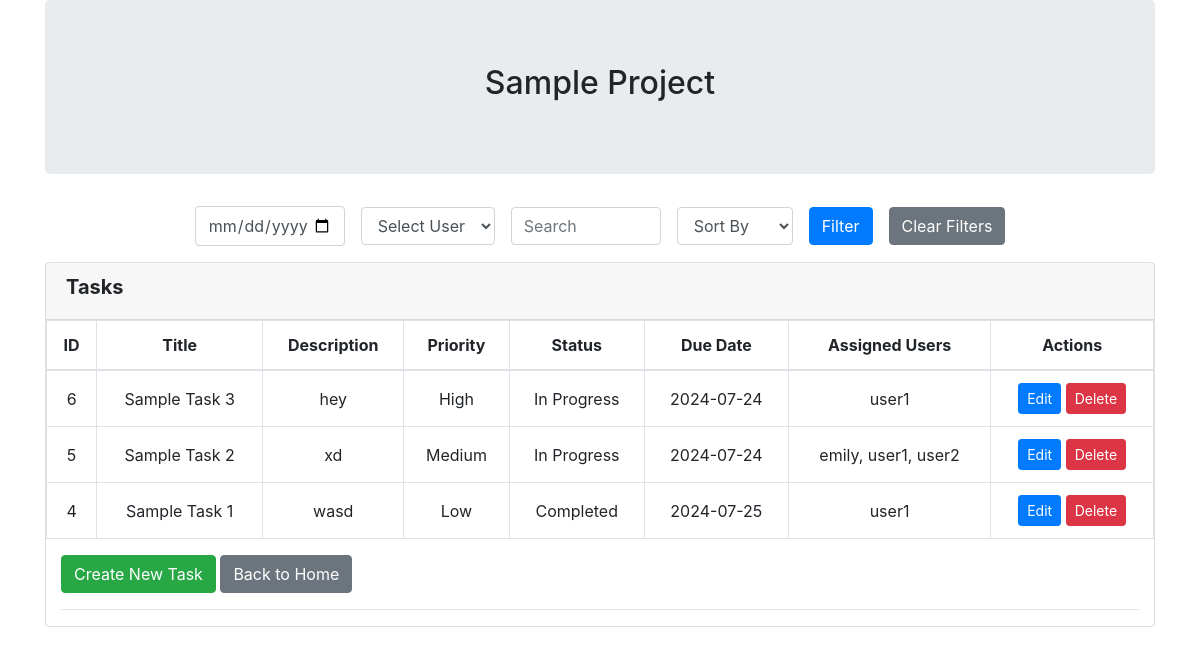
Before: /view_project.php?project_id=1 (signed in) with the older database file.
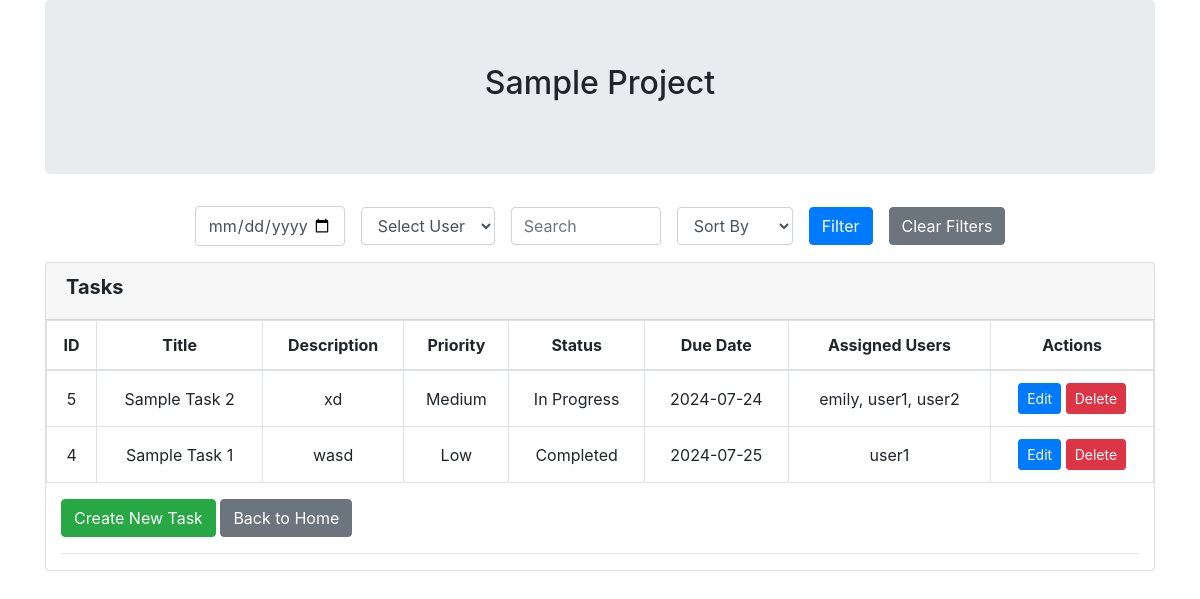
After: the same page with the newer database file.
### tables this page shows
CREATE TABLE `tasks` (
  `task_id` int(11) NOT NULL,
  `project_id` int(11) NOT NULL,
  `title` varchar(255) NOT NULL,
  `description` text NOT NULL,
  `priority` enum('Low','Medium','High') NOT NULL,
  `status` enum('Not Started','In Progress','Completed') DEFAULT 'Not Started',
  `due_date` date NOT NULL,
  `created_at` timestamp NOT NULL DEFAULT current_timestamp()
);

### view_project.php (the view, shortened to what the changed rows need)
<?php
require_once "db_connect.php";
$project = null;
$result_tasks = null;
if (isset($_GET['project_id'])) {
    $project_id = $_GET['project_id'];
    $stmt = $conn->prepare("SELECT * FROM projects WHERE project_id = ?");
    $stmt->bind_param("i", $project_id);
    $stmt->execute();
    $result_project = $stmt->get_result();
    if ($result_project->num_rows > 0) {
        $project = $result_project->fetch_assoc();
        $sort_by = $_GET['sort_by'] ?? '';
        $query = "SELECT tasks.*, GROUP_CONCAT(users.username SEPARATOR ', ') AS assigned_users
        FROM tasks
        LEFT JOIN task_users ON tasks.task_id = task_users.task_id
        LEFT JOIN users ON task_users.user_id = users.id
        WHERE tasks.project_id = $project_id";
    $query .= " GROUP BY tasks.task_id";
    if (!empty($sort_by)) {
        if ($sort_by === 'priority') {
            $query .= " ORDER BY FIELD(tasks.priority, 'High', 'Medium', 'Low')";
        } else {
            $query .= " ORDER BY " . mysqli_real_escape_string($conn, $sort_by);
        }
    } else {
        $query .= " ORDER BY FIELD(tasks.priority, 'High', 'Medium', 'Low')";
    }
    $result_tasks = $conn->query($query);
    } else {
        header('Location: home.php');
        exit();
    }
} else {
    header('Location: home.php');
    exit();
}
?>
<!DOCTYPE html>
<html>
<head>
    <link rel="stylesheet" href="https://maxcdn.bootstrapcdn.com/bootstrap/4.0.0/css/bootstrap.min.css">
</head>
<body>
    <div class="container container-main">
        <div class="jumbotron text-center">
            <h2><?php echo htmlspecialchars($project['name'] ?? ''); ?></h2>
        </div>
        <div class="card card-outline card-success">
        <div class="card-body p-0">
        <table class="table table-bordered">
            <thead>
                <tr>
                    <th>ID</th>
                    <th>Title</th>
                    <th>Description</th>
                    <th>Priority</th>
                    <th>Status</th>
                    <th>Due Date</th>
                    <th>Assigned Users</th>
                    <th>Actions</th>
                </tr>
            </thead>
            <tbody>
                <?php if ($result_tasks): ?>
                    <?php while ($row = $result_tasks->fetch_assoc()): ?>
                        <tr>
                            <td><?php echo $row['task_id']; ?></td>
                            <td><?php echo $row['title']; ?></td>
                            <td><?php echo $row['description']; ?></td>
                            <td><?php echo $row['priority']; ?></td>
                            <td><?php echo $row['status']; ?></td>
                            <td><?php echo $row['due_date']; ?></td>
                            <td><?php echo $row['assigned_users']; ?></td>
                            <td class="action-buttons">
                            <button
                                onclick="editTask(
                                    '<?php echo $row['task_id']; ?>',
                                    '<?php echo htmlspecialchars($row['title'], ENT_QUOTES); ?>',
                                    '<?php echo htmlspecialchars($row['description'], ENT_QUOTES); ?>',
                                    '<?php echo $row['priority']; ?>',
                                    '<?php echo $row['status']; ?>',
                                    '<?php echo $row['due_date']; ?>'
                                )"
                                class="btn btn-primary btn-sm">Edit</button>
                            <button
                                type="button"
                                class="btn btn-danger btn-sm"
                                onclick="confirmDeleteTask('<?php echo $row['task_id']; ?>')">Delete</button>
                        </td>
                        </tr>
                    <?php endwhile; ?>
                <?php else: ?>
                    <tr>
                        <td colspan="8">No tasks found.</td>
                    </tr>
                <?php endif; ?>
            </tbody>
        </table>
        </div>
</body>
</html>

Changed rows visible on the page:
removed tasks: task_id "6", title "Sample Task 3", description "hey", priority "High", status "In Progress", due_date "2024-07-24", assigned_users "user1"
